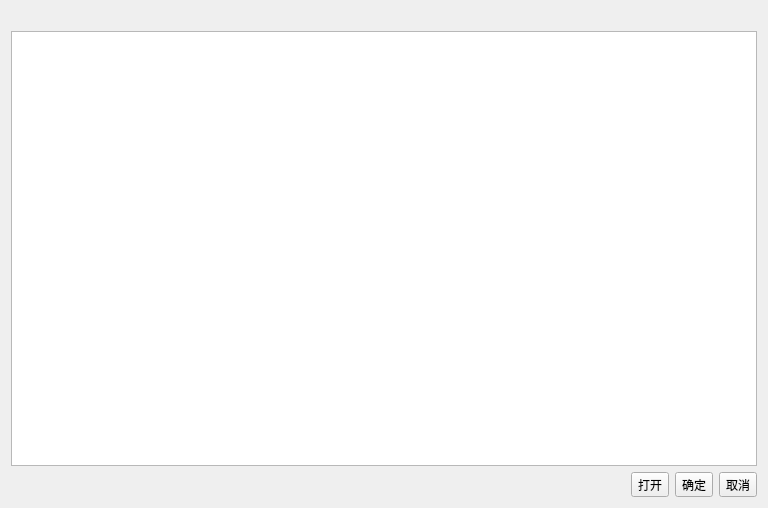
<?xml version="1.0" encoding="UTF-8"?>
<ui version="4.0">
 <class>ImportDialog</class>
 <widget class="QDialog" name="ImportDialog">
  <property name="geometry">
   <rect>
    <x>0</x>
    <y>0</y>
    <width>768</width>
    <height>508</height>
   </rect>
  </property>
  <property name="windowTitle">
   <string>导入</string>
  </property>
  <layout class="QVBoxLayout" name="verticalLayout">
   <item>
    <layout class="QHBoxLayout" name="horizontalLayout">
     <item>
      <widget class="QLabel" name="label">
       <property name="text">
        <string/>
       </property>
      </widget>
     </item>
    </layout>
   </item>
   <item>
    <widget class="QTableView" name="tableView"/>
   </item>
   <item>
    <layout class="QGridLayout" name="gridLayout">
     <item row="1" column="3">
      <widget class="QToolButton" name="okBtn">
       <property name="text">
        <string>确定</string>
       </property>
       <property name="iconSize">
        <size>
         <width>24</width>
         <height>24</height>
        </size>
       </property>
       <property name="toolButtonStyle">
        <enum>Qt::ToolButtonTextBesideIcon</enum>
       </property>
      </widget>
     </item>
     <item row="1" column="4">
      <widget class="QToolButton" name="cancelBtn">
       <property name="text">
        <string>取消</string>
       </property>
       <property name="iconSize">
        <size>
         <width>24</width>
         <height>24</height>
        </size>
       </property>
       <property name="toolButtonStyle">
        <enum>Qt::ToolButtonTextBesideIcon</enum>
       </property>
      </widget>
     </item>
     <item row="1" column="1">
      <spacer name="horizontalSpacer">
       <property name="orientation">
        <enum>Qt::Horizontal</enum>
       </property>
       <property name="sizeHint" stdset="0">
        <size>
         <width>40</width>
         <height>20</height>
        </size>
       </property>
      </spacer>
     </item>
     <item row="1" column="2">
      <widget class="QToolButton" name="openBtn">
       <property name="text">
        <string>打开</string>
       </property>
       <property name="iconSize">
        <size>
         <width>24</width>
         <height>24</height>
        </size>
       </property>
       <property name="toolButtonStyle">
        <enum>Qt::ToolButtonTextBesideIcon</enum>
       </property>
      </widget>
     </item>
    </layout>
   </item>
  </layout>
 </widget>
 <resources/>
 <connections/>
</ui>
